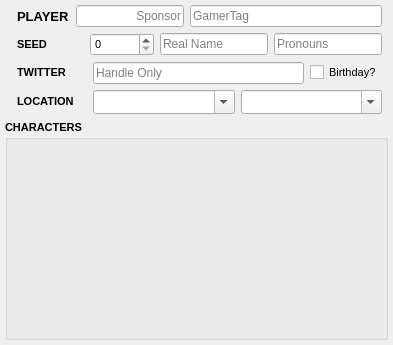
<?xml version="1.0" encoding="UTF-8"?>
<ui version="4.0">
 <class>Form</class>
 <widget class="QWidget" name="Form">
  <property name="geometry">
   <rect>
    <x>0</x>
    <y>0</y>
    <width>393</width>
    <height>345</height>
   </rect>
  </property>
  <property name="sizePolicy">
   <sizepolicy hsizetype="Preferred" vsizetype="Maximum">
    <horstretch>0</horstretch>
    <verstretch>0</verstretch>
   </sizepolicy>
  </property>
  <property name="font">
   <font>
    <pointsize>8</pointsize>
   </font>
  </property>
  <property name="windowTitle">
   <string>Form</string>
  </property>
  <property name="locale">
   <locale language="English" country="UnitedStates"/>
  </property>
  <layout class="QGridLayout" name="gridLayout">
   <property name="leftMargin">
    <number>5</number>
   </property>
   <property name="topMargin">
    <number>5</number>
   </property>
   <property name="rightMargin">
    <number>5</number>
   </property>
   <property name="bottomMargin">
    <number>5</number>
   </property>
   <item row="12" column="2">
    <layout class="QHBoxLayout" name="horizontalLayout_2">
     <item>
      <widget class="QLabel" name="locationLabel">
       <property name="sizePolicy">
        <sizepolicy hsizetype="Fixed" vsizetype="Fixed">
         <horstretch>0</horstretch>
         <verstretch>0</verstretch>
        </sizepolicy>
       </property>
       <property name="maximumSize">
        <size>
         <width>70</width>
         <height>16777215</height>
        </size>
       </property>
       <property name="font">
        <font>
         <pointsize>8</pointsize>
         <bold>true</bold>
        </font>
       </property>
       <property name="text">
        <string>LOCATION</string>
       </property>
      </widget>
     </item>
     <item>
      <widget class="QComboBox" name="country">
       <property name="sizePolicy">
        <sizepolicy hsizetype="Minimum" vsizetype="Fixed">
         <horstretch>0</horstretch>
         <verstretch>0</verstretch>
        </sizepolicy>
       </property>
       <property name="font">
        <font>
         <pointsize>9</pointsize>
        </font>
       </property>
       <property name="editable">
        <bool>true</bool>
       </property>
       <property name="sizeAdjustPolicy">
        <enum>QComboBox::AdjustToMinimumContentsLengthWithIcon</enum>
       </property>
       <property name="placeholderText">
        <string>Region</string>
       </property>
      </widget>
     </item>
     <item>
      <widget class="QComboBox" name="state">
       <property name="sizePolicy">
        <sizepolicy hsizetype="Minimum" vsizetype="Fixed">
         <horstretch>0</horstretch>
         <verstretch>0</verstretch>
        </sizepolicy>
       </property>
       <property name="font">
        <font>
         <pointsize>9</pointsize>
        </font>
       </property>
       <property name="editable">
        <bool>true</bool>
       </property>
       <property name="sizeAdjustPolicy">
        <enum>QComboBox::AdjustToMinimumContentsLengthWithIcon</enum>
       </property>
       <property name="placeholderText">
        <string>Country</string>
       </property>
      </widget>
     </item>
    </layout>
   </item>
   <item row="1" column="2">
    <layout class="QHBoxLayout" name="titleContainer">
     <item>
      <widget class="QLabel" name="title">
       <property name="sizePolicy">
        <sizepolicy hsizetype="Preferred" vsizetype="Preferred">
         <horstretch>0</horstretch>
         <verstretch>0</verstretch>
        </sizepolicy>
       </property>
       <property name="maximumSize">
        <size>
         <width>16777215</width>
         <height>16777215</height>
        </size>
       </property>
       <property name="font">
        <font>
         <pointsize>10</pointsize>
         <bold>true</bold>
        </font>
       </property>
       <property name="text">
        <string>PLAYER</string>
       </property>
       <property name="alignment">
        <set>Qt::AlignLeading|Qt::AlignLeft|Qt::AlignVCenter</set>
       </property>
       <property name="margin">
        <number>24</number>
       </property>
      </widget>
     </item>
     <item>
      <widget class="QLineEdit" name="team">
       <property name="sizePolicy">
        <sizepolicy hsizetype="Maximum" vsizetype="Fixed">
         <horstretch>0</horstretch>
         <verstretch>0</verstretch>
        </sizepolicy>
       </property>
       <property name="font">
        <font>
         <pointsize>9</pointsize>
        </font>
       </property>
       <property name="alignment">
        <set>Qt::AlignRight|Qt::AlignTrailing|Qt::AlignVCenter</set>
       </property>
       <property name="placeholderText">
        <string>Sponsor</string>
       </property>
      </widget>
     </item>
     <item>
      <widget class="QLineEdit" name="name">
       <property name="font">
        <font>
         <pointsize>9</pointsize>
        </font>
       </property>
       <property name="placeholderText">
        <string>GamerTag</string>
       </property>
      </widget>
     </item>
    </layout>
   </item>
   <item row="6" column="2">
    <layout class="QHBoxLayout" name="horizontalLayout_5">
     <item>
      <widget class="QLabel" name="twitterLabel">
       <property name="sizePolicy">
        <sizepolicy hsizetype="Fixed" vsizetype="Fixed">
         <horstretch>0</horstretch>
         <verstretch>0</verstretch>
        </sizepolicy>
       </property>
       <property name="maximumSize">
        <size>
         <width>70</width>
         <height>16777215</height>
        </size>
       </property>
       <property name="font">
        <font>
         <pointsize>8</pointsize>
         <bold>true</bold>
        </font>
       </property>
       <property name="text">
        <string>TWITTER</string>
       </property>
       <property name="margin">
        <number>0</number>
       </property>
      </widget>
     </item>
     <item>
      <widget class="QLineEdit" name="twitter">
       <property name="sizePolicy">
        <sizepolicy hsizetype="Preferred" vsizetype="Fixed">
         <horstretch>0</horstretch>
         <verstretch>0</verstretch>
        </sizepolicy>
       </property>
       <property name="font">
        <font>
         <pointsize>9</pointsize>
        </font>
       </property>
       <property name="placeholderText">
        <string>Handle Only</string>
       </property>
      </widget>
     </item>
     <item>
      <widget class="QCheckBox" name="birthday">
       <property name="sizePolicy">
        <sizepolicy hsizetype="Maximum" vsizetype="Fixed">
         <horstretch>0</horstretch>
         <verstretch>0</verstretch>
        </sizepolicy>
       </property>
       <property name="text">
        <string>Birthday?</string>
       </property>
      </widget>
     </item>
    </layout>
   </item>
   <item row="2" column="2">
    <layout class="QHBoxLayout" name="horizontalLayout">
     <item>
      <widget class="QLabel" name="seedLabel">
       <property name="sizePolicy">
        <sizepolicy hsizetype="Fixed" vsizetype="Fixed">
         <horstretch>0</horstretch>
         <verstretch>0</verstretch>
        </sizepolicy>
       </property>
       <property name="maximumSize">
        <size>
         <width>70</width>
         <height>16777215</height>
        </size>
       </property>
       <property name="font">
        <font>
         <pointsize>8</pointsize>
         <bold>true</bold>
        </font>
       </property>
       <property name="text">
        <string>SEED</string>
       </property>
       <property name="alignment">
        <set>Qt::AlignLeading|Qt::AlignLeft|Qt::AlignVCenter</set>
       </property>
      </widget>
     </item>
     <item>
      <widget class="QSpinBox" name="seed">
       <property name="sizePolicy">
        <sizepolicy hsizetype="Maximum" vsizetype="Fixed">
         <horstretch>0</horstretch>
         <verstretch>0</verstretch>
        </sizepolicy>
       </property>
       <property name="maximum">
        <number>100000</number>
       </property>
      </widget>
     </item>
     <item>
      <widget class="QLineEdit" name="real_name">
       <property name="sizePolicy">
        <sizepolicy hsizetype="Preferred" vsizetype="Fixed">
         <horstretch>0</horstretch>
         <verstretch>0</verstretch>
        </sizepolicy>
       </property>
       <property name="font">
        <font>
         <pointsize>9</pointsize>
        </font>
       </property>
       <property name="placeholderText">
        <string>Real Name</string>
       </property>
      </widget>
     </item>
     <item>
      <widget class="QLineEdit" name="pronoun">
       <property name="sizePolicy">
        <sizepolicy hsizetype="Preferred" vsizetype="Fixed">
         <horstretch>0</horstretch>
         <verstretch>0</verstretch>
        </sizepolicy>
       </property>
       <property name="font">
        <font>
         <pointsize>9</pointsize>
        </font>
       </property>
       <property name="placeholderText">
        <string>Pronouns</string>
       </property>
      </widget>
     </item>
    </layout>
   </item>
   <item row="15" column="0" colspan="4">
    <widget class="QGroupBox" name="characters">
     <property name="font">
      <font>
       <pointsize>8</pointsize>
       <bold>true</bold>
      </font>
     </property>
     <property name="title">
      <string>CHARACTERS</string>
     </property>
     <layout class="QVBoxLayout" name="verticalLayout">
      <property name="topMargin">
       <number>20</number>
      </property>
      <property name="spacing">
       <number>2</number>
      </property>
     </layout>
    </widget>
   </item>
  </layout>
 </widget>
 <resources/>
 <connections/>
</ui>
